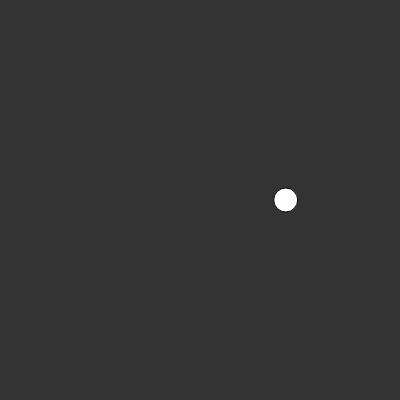
Frame 1 (no input)
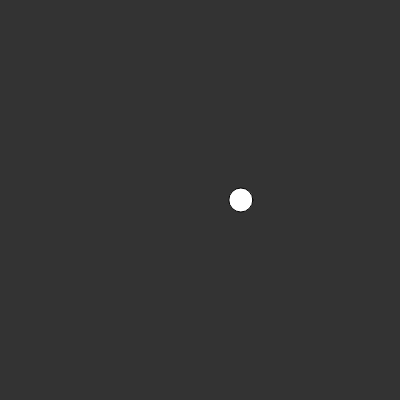
Frame 60 (no input)
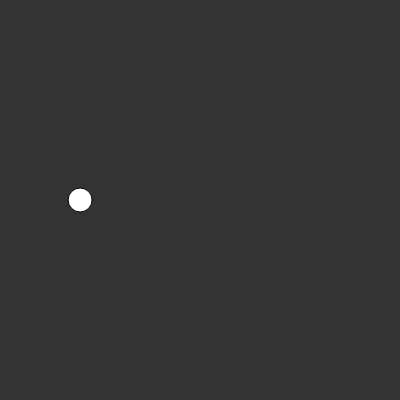
Frame 120 (the mouse pressed at the canvas centre since frame 60)

The p5.js sketch that drew these frames (run headless with seeded random() and noise() and a simulated clock; from frame 60 on, the mouse is pressed at the canvas centre):

// p5.js sketch
// ── sketch.js
// Daniel Shiffman
// http://codingrainbow.com
// http://patreon.com/codingrainbow
// Code for: https://youtu.be/YcdldZ1E9gU

var xoff = 0;
var inc = 0.01;

function setup() {
  createCanvas(400, 400);
}

function draw() {
  background(51);
  xoff += inc;

  var x = random(width);
  
  
 // noise(x,y,z) Returns the Perlin noise value at specified coordinates.
//  map(value,start1,stop1,start2,stop2)
  //var x = map(noise(xoff), 0, 1, 0, width);
  
  fill(255);
  ellipse(x, 200, 24, 24);
}
